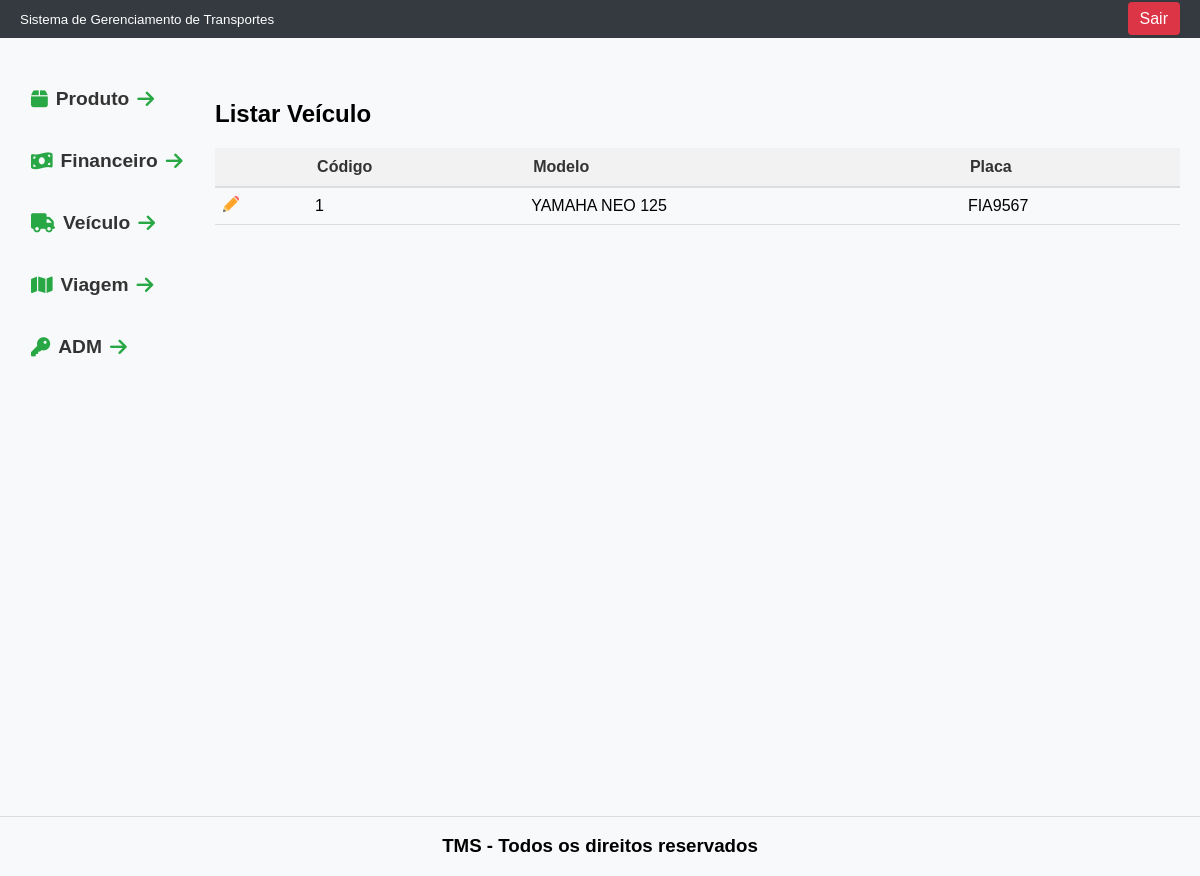
Screenshot of /tcc/veiculo with the database file from the repository.
### tables this page shows
CREATE TABLE `veiculo` (
  `id` int(11) NOT NULL,
  `placa` varchar(8) NOT NULL,
  `nome_proprietario` varchar(100) DEFAULT NULL,
  `marca` varchar(30) DEFAULT NULL,
  `cor` varchar(10) DEFAULT NULL,
  `observacao` varchar(255) DEFAULT NULL,
  `renavam` varchar(15) DEFAULT NULL,
  `rntc` varchar(20) NOT NULL,
  `chassi` varchar(20) NOT NULL,
  `combustivel` varchar(20) NOT NULL,
  `dt_fabricacao` date NOT NULL,
  `dt_licenciamento` date NOT NULL
);

### tcc/Controller/VeiculoController.php (called while the page is built, shortened)
<?php
class VeiculoController {
    public static function index() {
        $veiculo_DAO = new VeiculoDAO();
        $lista_veiculo = $veiculo_DAO->getAllRows();
        $total_veiculo = count($lista_veiculo);
        include 'View/modulos/veiculo/listar_veiculo.php';
    }
}

### tcc/index.php (called while the page is built, shortened)
<?php
include 'rotas.php';

### tcc/DAO/MySQL.php (called while the page is built)
<?php
class MySQL extends PDO{
    private $host       = "localhost";
    private $usuario    = "root";
    private $senha      = "";
    private $db         = "tcc";
    private $opcoes = array(PDO::ATTR_ERRMODE => PDO::ERRMODE_EXCEPTION);
    public function __construct(){
        $dsn = "mysql:host=".$this->host.";dbname=".$this->db;
        return parent::__construct($dsn, $this->usuario, $this->senha, $this->opcoes);
    }
}

### tcc/DAO/veiculoDAO.php (called while the page is built, shortened)
<?php
class VeiculoDAO{
    private $conexao;
    public function __construct(){
        include_once "MySQL.php";
        $this->conexao = new MySQL();
    }
    public function getAllRows(){
        $stmt = $this->conexao->prepare("SELECT * FROM veiculo");
        $stmt->execute();
        $arr_veiculo = array();
        while($f = $stmt->fetchObject()){
            $arr_veiculo[] = $f;
        }
        return $arr_veiculo;
    }
}

### tcc/View/modulos/veiculo/listar_veiculo.php (the view, shortened to what this page needs)
<!DOCTYPE html>
<html lang="en">
<head>
</head>
<body>
    <div class="header">
        <?php include PATH_VIEW . 'includes/cabecalho.php' ?>
    </div>
    <div class="container">
        <div class="menu">
            <?php include PATH_VIEW . 'includes/menu.php' ?>
        </div>
        <main>
            <div class="titulo-pagina">
                <h2>Listar Veículo</h2>
            </div>
            <table>
                <thead>
                    <tr>
                        <th></th>
                        <th>Código</th>
                        <th>Modelo</th>
                        <th>Placa</th>
                    </tr>
                </thead>
                <tbody>
                    <?php for($i=0; $i<$total_veiculo; $i++): ?>
                    <tr>
                        <td class="icon">
                            <a href="/tcc/veiculo/ver?id=<?= $lista_veiculo[$i]->id ?>">
                                <img title="Editar" src="/tcc/View/includes/imagem/lapis.png" alt="Ícone de Lápis">
                            </a>
                        </td>
                        <td> <?= $lista_veiculo[$i]->id ?> </td>
                        <td> <?= $lista_veiculo[$i]->marca ?></td>
                        <td> <?= $lista_veiculo[$i]->placa ?></td>
                    </tr>
                    <?php endfor ?>
                </tbody>
            </table>
        </main>
    </div>
    <div class="footer">
        <?php include PATH_VIEW . 'includes/rodape.php' ?>
    </div>
</body>
</html>

### tcc/View/modulos/veiculo/listar_veiculo.php (style rules this page uses)
body { margin: 0; font-family: Arial, sans-serif; display: flex; flex-direction: column; height: 100vh; overflow: hidden; }
.footer { background-color: #f8f9fa; text-align: center; padding: 0px; position: fixed; bottom: 0; left: 0; right: 0; margin-bottom: 0px; border-top: 1px solid #ddd; }
.container { display: flex; flex: 1; margin-top: 60px; margin-bottom: 10px; }
.menu { width: 15%; background-color: #f8f9fa; padding: 0px; box-sizing: border-box; border-right: 0px solid #ddd; margin-left: 15px; }
main { flex: 1; padding: 20px; box-sizing: border-box; background-color: #f8f9fa; margin: 0px; }
table { width: 100%; border-collapse: collapse; font-family: Arial, sans-serif; }
thead th { background-color: #f2f2f2; color: #333; padding: 10px; border-bottom: 2px solid #ddd; text-align: left; }
tbody td { padding: 8px; border-bottom: 1px solid #ddd; }
td a { color: #007bff; text-decoration: none; }
.icon img { width: 16px; height: 16px; }

### tcc/View/includes/cabecalho.php (style rules this page uses)
.header { background-color: #343a40; color: #fff; padding: 10px 20px; display: flex; justify-content: space-between; align-items: center; position: fixed; top: 0; left: 0; right: 0; z-index: 1000; }

### tcc/View/includes/menu.php (style rules this page uses)
body { font-family: 'Poppins', sans-serif; margin: 0; background-color: #f8f9fa; }

### rows the page displays
veiculo: id "1", marca "YAMAHA NEO 125", placa "FIA9567"
